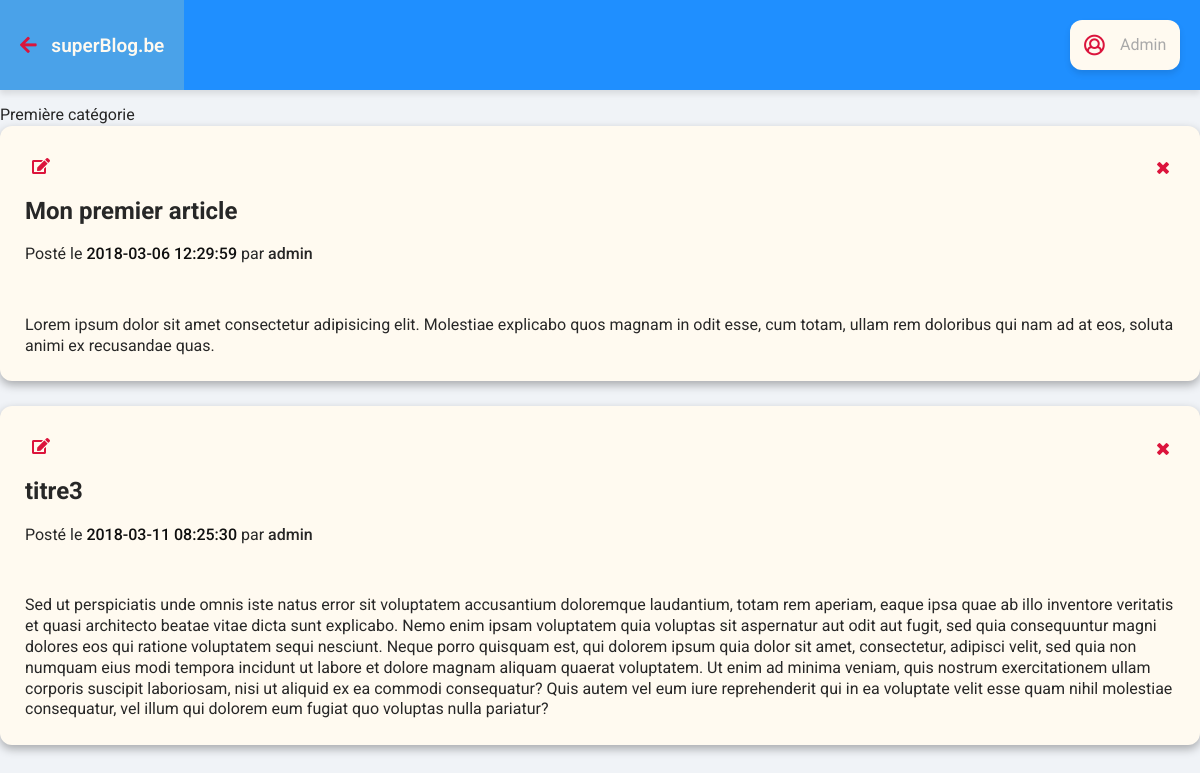
Page /filtre.php on the committed database.
### tables this page shows
CREATE TABLE `articles` (
  `id_article` int(11) NOT NULL,
  `auteur` varchar(100) NOT NULL,
  `titre` varchar(150) NOT NULL,
  `catégorie` varchar(150) NOT NULL,
  `contenu` text NOT NULL,
  `date_article` datetime NOT NULL
);

### filtre.php (the view, shortened to what this page needs)
<?php
  if (ISSET($_GET['idcat']) AND ISSET($_GET['cat']))
  {
    $id_cat = $_GET['idcat'];
    $nom_cat = $_GET['cat'];
  }
  else
  {
    $id_cat = 1;
    $nom_cat = "Première catégorie";
  }
  try
  {
    $bdd = new PDO('mysql:host=127.0.0.1;dbname=blogsuperlab;charset=utf8', 'root', 'user', array(PDO::ATTR_ERRMODE => PDO::ERRMODE_EXCEPTION));
  }
  catch (Exception $e)
  {
    die('Erreur : ' . $e->getMessage());
  }
  $req = $bdd->prepare('SELECT cat.name_categorie,
                        cat.id_categorie,
                        art.id_article,
                        art.auteur,
                        art.titre,
                        art.contenu,
                        art.date_article
                        FROM articles AS art,
                        articles_has_categories AS mid,
                        categories AS cat
                        WHERE mid.id_categorie = cat.id_categorie
                        AND art.id_article = mid.id_article
                        AND cat.id_categorie = '.$id_cat.'');
   $req->execute();
?>
<!DOCTYPE html>
<html lang="fr">
<head>
    <link rel="stylesheet" href="assets/css/css/fontawesome-all.css">
    <link rel="stylesheet" type="text/css" href="assets/css/blog.css">
    <link rel="stylesheet" href="assets/css/dashboard.css">
</head>
<body>
    <nav>
        <a href='blogadmin.php' class="backSuperlab connected">
            <i class="fas fa-arrow-left"></i>
            superBlog.be
        </a>
        <div class="header__btn-login">
            <i class="far fa-lg fa-user-circle"></i>
            <p class="login-name">Admin</p>
        </div>
    </nav>
    <?= $nom_cat; ?>
    <?php
        while ($art_tries = $req->fetch())
        {
        ?>
      <article class="dashboard-article">
          <div class="dash-edit-del">
              <div class="dashboard-article-edit">
                  <a href="modifarticle.php?identifiant=<?= $art_tries['id_article']; ?>">
                      <i class="fas fa-edit "></i>
                  </a>
              </div>
              <div class="delete-article">
                <a href="delete.php?identifiant=<?= $art_tries['id_article']; ?>">
                  <i class="fas fa-times "></i>
                </a>
              </div>
          </div>
          <div class="dashboard-article-content">
              <h1>
                <?= $art_tries['titre']; ?>
              </h1>
              <div class="article-infos">
                  <p class="article-author">Posté le
                      <time>
                        <?= $art_tries['date_article']; ?>
                      </time> par
                      <span class="author-name">
                        <?= $art_tries['auteur']; ?>
                      </span>
                  </p>
              </div>
              <p>
                <?= $art_tries['contenu']; ?>
              </p>
          </div>
      </article>
      <?php
      }
      ?>
</body>
</html>

### assets/css/blog.css (style rules this page uses)
:root { --bg:#f0f3f7; --main-color: hsl(210, 100%, 56%); --second-color: rgb(233, 233, 233); --white: FloralWhite; --whiteTranspa: rgba(107, 176, 216, 0.562); --red: hsl(348, 83%, 47%); --lightgrey: darkGrey; --text: rgb(39, 39, 39); --lightertext: rgb(46, 46, 46); --darktext:rgb(15, 15, 15); }
html { box-sizing: border-box; }
*, *:before, *:after { box-sizing: inherit; margin: 0; padding: 0; }
body, html { width: 100%; height: 100%; font-family: Roboto; line-height: 1.3; margin: 0; padding: 0; color: var(--text); }
body { background-color: var(--bg); }
nav { height: 90px; width: 100%; background-color: var(--main-color); display: flex; align-items: center; justify-content: space-between; -webkit-box-shadow: 0 4px 6px 0 hsla(0, 0%, 0%, 0.1); -moz-box-shadow: 0 4px 6px 0 hsla(0, 0%, 0%, 0.1); box-shadow: 0 4px 6px 0 hsla(0, 0%, 0%, 0.1); }
.backSuperlab { padding: 20px; color: var(--white); cursor: pointer; text-decoration: none; font-size: 19px; font-weight: 600; height: 100%; line-height: 2.7; }
.backSuperlab i { margin-right: 10px; color: var(--red); }
.header__btn-login { display: flex; justify-content: center; align-items: center; padding: 10px; margin-right: 20px; height: 50px; width: 50px; background-color: var(--white); border-radius: 50%; cursor: pointer; transition: all 0.4s ease-in; -webkit-box-shadow: 0 4px 6px 0 hsla(0, 0%, 0%, 0.1); -moz-box-shadow: 0 4px 6px 0 hsla(0, 0%, 0%, 0.1); box-shadow: 0 4px 6px 0 hsla(0, 0%, 0%, 0.1); color: var(--red); }
.article-infos { display: flex; justify-content: space-between; align-items: center; margin-top: 7px; margin-bottom: 40px; padding:10px 0; }
.article-author { margin-right:10px; }
.article-author time { font-weight:500; color:var(--darktext); }
.author-name { font-weight:500; }

### assets/css/dashboard.css (style rules this page uses)
:root { --main-color: hsl(210, 100%, 56%); --second-color: rgb(233, 233, 233); --white: FloralWhite; --whiteTranspa: rgba(107, 176, 216, 0.562); --red: hsl(348, 83%, 47%); --lightgrey: darkGrey; --text: rgb(39, 39, 39); --lightertext: rgb(46, 46, 46); --darktext: rgb(15, 15, 15); }
.login-name { color: darkgray; }
.header__btn-login p { margin-left: 15px; }
.header__btn-login { width: 110px; border-radius: 12px; }
nav { margin-bottom: 15px; }
.dashboard-article { display: flex; justify-content: center; flex-direction: column; border-radius: 12px; background-color: var(--white); padding: 25px; margin-bottom: 25px; -webkit-box-shadow: 0 4px 10px 0 hsla(0, 0%, 0%, 0.3); -moz-box-shadow: 0 4px 10px 0 hsla(0, 0%, 0%, 0.3); box-shadow: 0 4px 10px 0 hsla(0, 0%, 0%, 0.3); }
.dash-edit-del { margin-bottom: 15px; display: flex; justify-content: space-between; align-items: center; }
.dash-edit-del i { color: crimson; padding: 7px; cursor: pointer; }
.delete-article { right: 20px; height: 25px; width: 25px; }

### rows in the picture
articles: titre "Mon premier article", date_article "2018-03-06 12:29:59", auteur "admin", contenu "Lorem ipsum dolor sit amet consectetur adipisicing elit. Molestiae explicabo quos magnam in odit esse, cum totam, ullam rem doloribus qui nam ad at eos, soluta animi ex recusandae quas."
articles: titre "titre3", date_article "2018-03-11 08:25:30", auteur "admin", contenu "Sed ut perspiciatis unde omnis iste natus error sit voluptatem accusantium doloremque laudantium, totam rem aperiam, eaque ipsa quae ab illo inventore veritatis et quasi architecto beatae vitae dicta sunt explicabo. Nemo enim ipsam voluptatem quia voluptas sit aspernatur aut odit aut fugit, sed quia consequuntur magni dolores eos qui ratione voluptatem sequi nesciunt. Neque porro quisquam est, qui dolorem ipsum quia dolor sit amet, consectetur, adipisci velit, sed quia non numquam eius modi tempora incidunt ut labore et dolore magnam aliquam quaerat voluptatem. Ut enim ad minima veniam, quis nostrum exercitationem ullam corporis suscipit laboriosam, nisi ut aliquid ex ea commodi…"

### other values in the picture
$nom_cat "Première catégorie"
